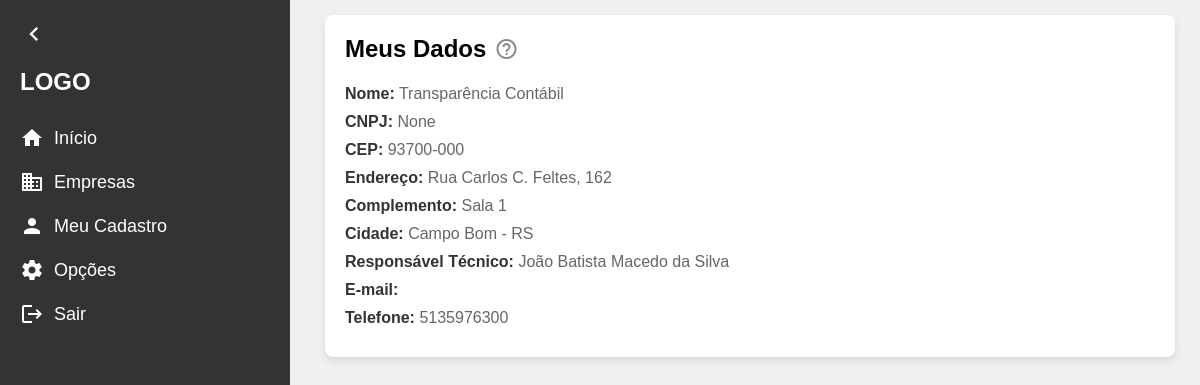
The page /escritorio/1/ on the database its author committed.
### escritorio/models.py (models this page shows, shortened)
class Escritorio(models.Model):
    id = models.AutoField(primary_key=True)
    nome = models.CharField(max_length=200)
    cnpj = models.CharField(max_length=14, blank=True, null=True)
    cep = models.CharField(
        max_length=9,
        validators=[
            RegexValidator(regex=r'^\d{5}-\d{3}$', message="CEP deve estar no formato 99999-999.")
        ],
    )
    endereco = models.CharField(max_length=100, blank=True, null=True)
    numero = models.CharField(max_length=10, blank=True, null=True)
    complemento = models.CharField(max_length=50, blank=True, null=True)
    cidade = models.CharField(max_length=50, blank=True, null=True)
    uf = models.CharField(max_length=2, blank=True, null=True)
    responsavel_tecnico = models.CharField(max_length=50)
    telefone = models.CharField(
        max_length=15, blank=True, null=True,
        validators=[
            RegexValidator(
                regex=r'^\d{10,11}$',
                message="O número de telefone deve conter apenas dígitos e ter 10 ou 11 dígitos."
            )
        ]
    )

### escritorio/views.py (the view)
# urls.py: path('escritorio/<int:id>/', views.escritorio_detalhes, name='escritorio_detalhes'),
def escritorio_detalhes(request, id):
    escritorio = get_object_or_404(Escritorio, id=id)
    return render(request, 'escritorio_detalhes.html', {'escritorio': escritorio})

### escritorio/templates/escritorio_detalhes.html (shortened to what this page needs)
{% extends "base.html" %}
{% block content %}
<div class="content">
    <div class="container">
        <div class="title">
            <span>Meus Dados</span>
            <span class="material-icons" style="color: #888;">help_outline</span>
        </div>
        <div class="field">
            <span class="field-label">Nome:</span>
            <span class="field-value">{{ escritorio.nome }}</span>
        </div>
        <div class="field">
            <span class="field-label">CNPJ:</span>
            <span class="field-value">{{ escritorio.cnpj }}</span>
        </div>
        <div class="field">
            <span class="field-label">CEP:</span>
            <span class="field-value">{{ escritorio.cep }}</span>
        </div>
        <div class="field">
            <span class="field-label">Endereço:</span>
            <span class="field-value">{{ escritorio.endereco }}, {{ escritorio.numero }}</span>
        </div>
        <div class="field">
            <span class="field-label">Complemento:</span>
            <span class="field-value">{{ escritorio.complemento }}</span>
        </div>
        <div class="field">
            <span class="field-label">Cidade:</span>
            <span class="field-value">{{ escritorio.cidade }} - {{ escritorio.uf }}</span>
        </div>
        <div class="field">
            <span class="field-label">Responsável Técnico:</span>
            <span class="field-value">{{ escritorio.responsavel_tecnico }}</span>
        </div>
        <div class="field">
            <span class="field-label">E-mail:</span>
        </div>
        <div class="field">
            <span class="field-label">Telefone:</span>
            <span class="field-value">{{ escritorio.telefone }}</span>
        </div>
    </div>
</div>
{% endblock %}

### app/templates/base.html (style rules this page uses)
body { font-family: Arial, sans-serif; margin: 0; padding: 0; background-color: #f0f0f0; display: flex; }
.content { display: flex; justify-content: center; margin-left: 270px; padding-left: 30px; padding-top: 15px; width: calc(100% - 270px); }
.container { width: 90%; background-color: white; padding: 20px; box-shadow: 0 4px 8px rgba(0, 0, 0, 0.1); border-radius: 8px; }
.title { display: flex; align-items: center; margin-bottom: 22px; font-size: 24px; font-weight: bold; gap: 8px; }
.field { margin-bottom: 10px; }
.field-label { font-weight: bold; color: #333; }
.field-value { color: #666; }

### rows shown on the page
Escritorio: nome "Transparência Contábil", cnpj "None", cep "93700-000", endereco "Rua Carlos C. Feltes", numero "162", complemento "Sala 1", cidade "Campo Bom", uf "RS", responsavel_tecnico "João Batista Macedo da Silva", telefone "5135976300"
